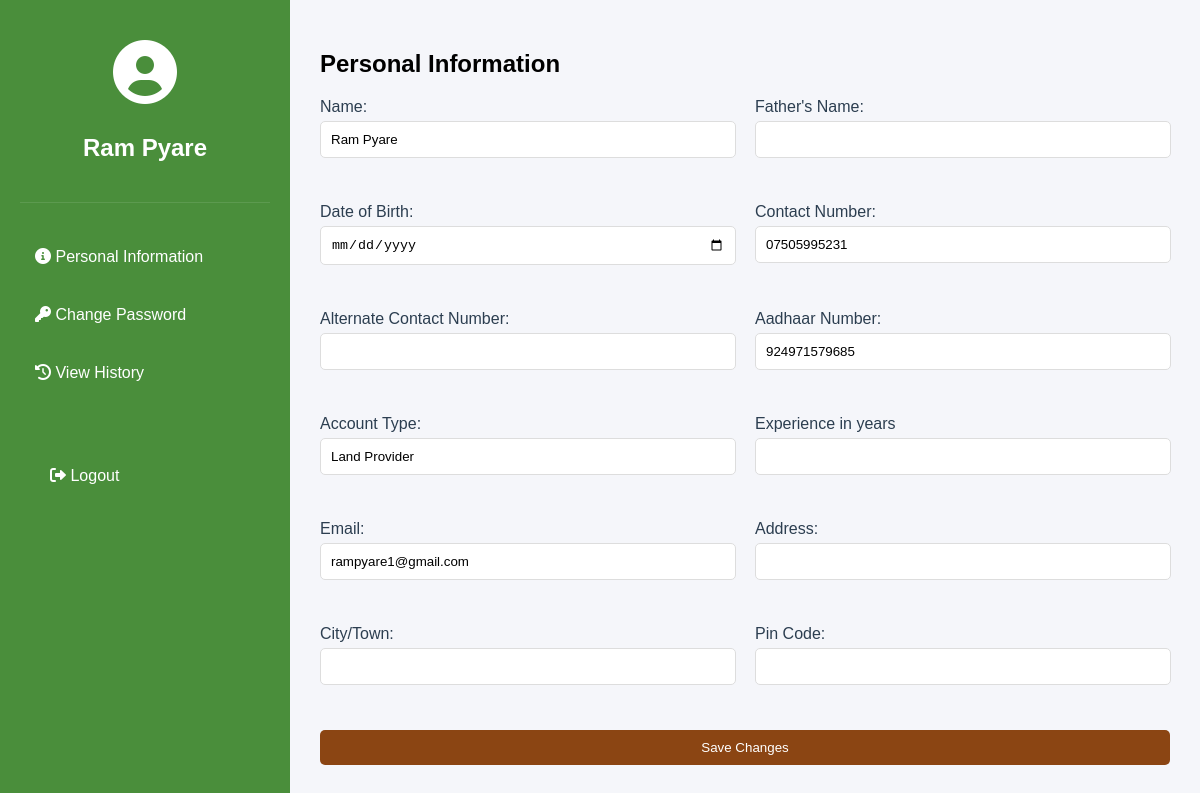
Before: /profile/ (signed in) with the older database file.
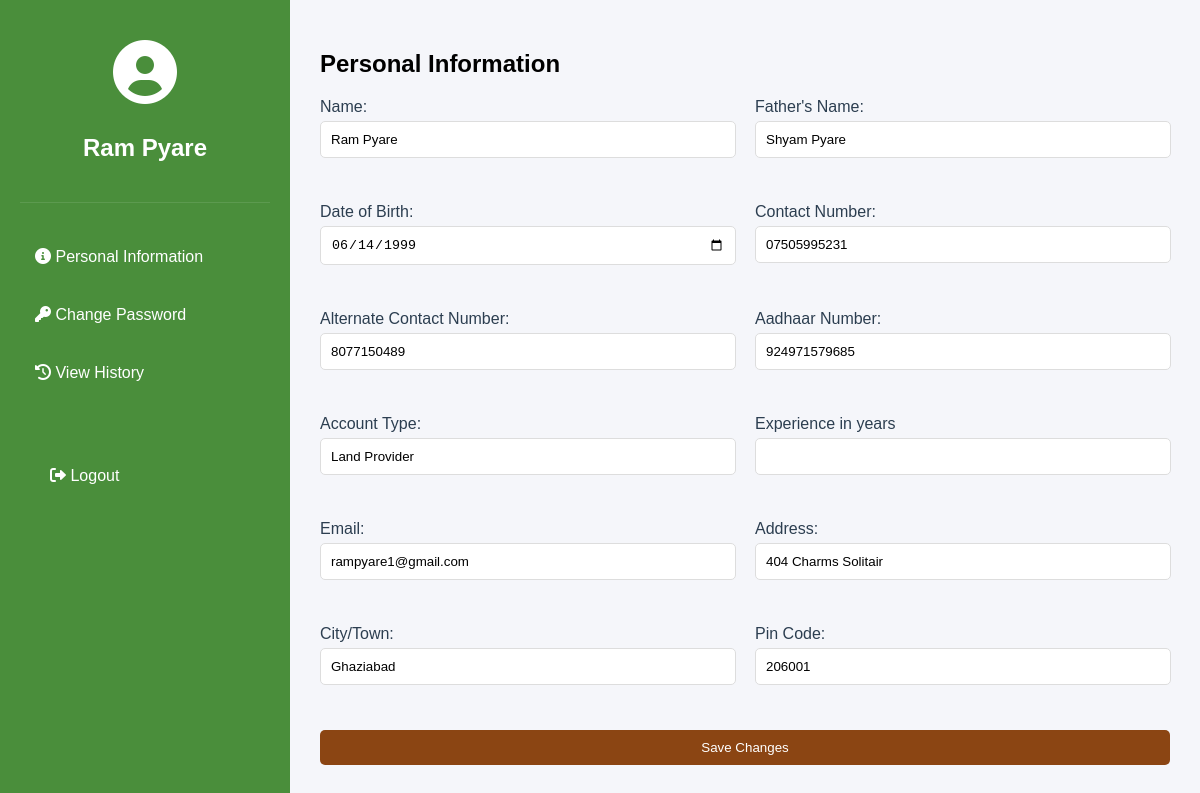
After: the same page with the newer database file.
### ACP/models.py (models this page shows, shortened)
class UserProfile(models.Model):
    USER_TYPES = [
        ('worker', 'Agricultural Worker'),
        ('provider', 'Land Provider'),
        ('buyer', 'Buyer'),
    ]
    user = models.OneToOneField(User, on_delete=models.CASCADE, related_name='userprofile')
    user_type = models.CharField(max_length=20, choices=USER_TYPES)
    phone_number = models.CharField(max_length=15)
    aadhar_number = models.CharField(max_length=12, null=True, blank=True)
    gst_number = models.CharField(max_length=15, null=True, blank=True)
    father_name = models.CharField(max_length=100, null=True, blank=True)
    dob = models.DateField(null=True, blank=True)
    alternate_contact = models.CharField(max_length=15, null=True, blank=True)
    address = models.TextField(null=True, blank=True)
    city = models.CharField(max_length=100, null=True, blank=True)
    pin_code = models.CharField(max_length=10, null=True, blank=True)
    year_of_experience = models.IntegerField( null=True, blank=True)

### ACP/views.py (the view)
# urls.py: path("profile/",profile, name='profile'),
@login_required
def profile(request):
    try:
        user_profile = request.user.userprofile
        if user_profile.user_type not in ['worker', 'provider', 'buyer']:
            return redirect('login')
        return render(request, 'profile.html', {'user_profile': user_profile})
    except UserProfile.DoesNotExist:
        return redirect('login')

### ACP/templates/profile.html (shortened to what this page needs)
<!DOCTYPE html>
<html lang="en">
<head>
    {% load static %}
    <link rel="stylesheet" href="{% static 'css/profile.css' %}">
    <link rel="stylesheet" href="https://cdnjs.cloudflare.com/ajax/libs/font-awesome/6.0.0/css/all.min.css">
</head>
<body>
    <div class="profile-container">
        <div class="sidebar">
            <div class="profile-header">
                <i class="fas fa-user-circle"></i>
                <h2>{{ user.get_full_name }}</h2>
            </div>
            <nav class="profile-nav">
                <a href="#personal-info" class="active"><i class="fas fa-info-circle"></i> Personal Information</a>
                <a href="{% url 'change_password' %}"><i class="fas fa-key"></i> Change Password</a>
                <a href="#history"><i class="fas fa-history"></i> View History</a>
                    <a href="{% url 'logout' %}"><button type="submit" id="logout-btn"><i class="fas fa-sign-out-alt"></i> Logout</button></a>
            </nav>
        </div>
        <div class="main-content">
            <section id="personal-info" class="active">
                <h2>Personal Information</h2>
                <form id="personal-info-form" method="POST" action="{% url 'update_profile' %}">
                    <div class="form-group">
                        <label>Name:</label>
                        <input type="text" id="name" value="{{ user.get_full_name }}" readonly>
                    </div>
                    <div class="form-group">
                        <label>Father's Name:</label>
                        <input type="text" id="father-name" name="father-name" value="{{ user_profile.father_name|default:'' }}">
                    </div>
                    <div class="form-group">
                        <label>Date of Birth:</label>
                        <input type="date" id="dob" name="dob" value="{{ user_profile.dob|date:'Y-m-d' }}">
                    </div>
                    <div class="form-group">
                        <label>Contact Number:</label>
                        <input type="tel" id="contact-number" name="contact-number" value="{{ user_profile.phone_number }}">
                    </div>
                    <div class="form-group">
                        <label>Alternate Contact Number:</label>
                        <input type="tel" id="Alternate-contact" name="alternate-contact" value="{{ user_profile.alternate_contact|default:'' }}">
                    </div>
                    <div class="form-group">
                        <label>Aadhaar Number:</label>
                        <input type="text" id="aadhaar-number" value="{{ user_profile.aadhar_number }}" readonly>
                    </div>
                    <div class="form-group">
                        <label>Account Type:</label>
                        <input type="text" id="account-type" value="{{ user_profile.get_user_type_display }}" readonly>
                    </div>
                    <div class="form-group">
                        <label>Experience in years </label>
                        <input type="text" id="year" value="{{ user_profile.get_year_of_experience|default:'' }}" >
                    </div>
                    <div class="form-group">
                        <label>Email:</label>
                        <input type="email" id="email" value="{{ user.email }}" readonly>
                    </div>
                    <div class="form-group">
                        <label>Address:</label>
                        <input type="text" id="address" name="address" value="{{ user_profile.address|default:'' }}">
                    </div>
                    <div class="form-group">
                        <label>City/Town:</label>
                        <input type="text" id="town" name="town" value="{{ user_profile.city|default:'' }}">
                    </div>
                    <div class="form-group">
                        <label>Pin Code:</label>
                        <input type="text" id="room" name="pin-code" value="{{ user_profile.pin_code|default:'' }}">
                    </div>
                    <button type="submit" class="save-btn">Save Changes</button>
                </form>
            </section>
        </div>
    </div>
</body>
</html>

### static/css/profile.css (style rules this page uses)
:root { --primary-color: #4a8e3b; --secondary-color: #8b4513; --background-color: #f5f6fa; --text-color: #2c3e50; --sidebar-width: 250px; }
body { margin: 0; font-family: 'Arial', sans-serif; background-color: var(--background-color); }
.profile-container { display: flex; min-height: 100vh; }
.sidebar { width: var(--sidebar-width); background-color: var(--primary-color); color: white; padding: 20px; }
.profile-header { text-align: center; padding: 20px 0; border-bottom: 1px solid rgba(255,255,255,0.1); }
.profile-header i { font-size: 64px; margin-bottom: 10px; }
.profile-nav { margin-top: 30px; }
.profile-nav a, #logout-btn { display: block; padding: 15px; color: white; text-decoration: none; margin-bottom: 10px; border-radius: 5px; transition: background-color 0.3s; }
#logout-btn { width: 100%; border: none; background: none; color: white; cursor: pointer; text-align: left; font-size: 16px; margin-top: 30px; }
.main-content { flex-grow: 1; padding: 30px; }
.form-group { margin-bottom: 15px; }
.form-group label { display: block; margin-bottom: 5px; color: var(--text-color); }
.form-group input { width: 95%; padding: 10px; border: 1px solid #ddd; border-radius: 5px; margin-bottom: 10px; }
.save-btn { background-color: var(--secondary-color); color: white; border: none; padding: 10px 20px; border-radius: 5px; cursor: pointer; }
@media (min-width: 768px) { #personal-info-form { display: grid; grid-template-columns: 1fr 1fr; gap: 20px; } }
@media (min-width: 768px) { .save-btn { grid-column: span 2; } }

Changed rows visible on the page:
changed UserProfile "Land Provider": father-name (not shown) → "Shyam Pyare"; dob (not shown) → "06/14/1999"; alternate-contact (not shown) → "8077150489"; address (not shown) → "404 Charms Solitair"; town (not shown) → "Ghaziabad"; pin-code (not shown) → "206001"
